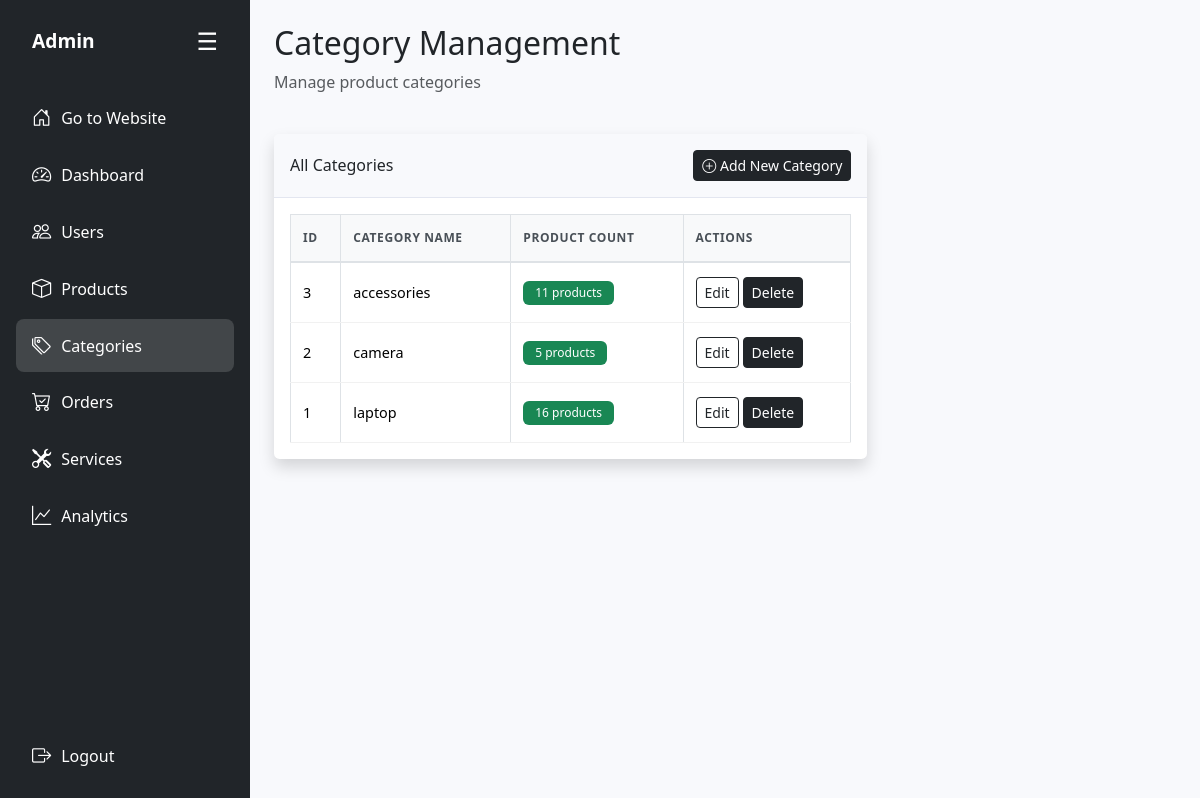
/admin/modules/categories.php (signed in), run on the app's committed database.
### tables this page shows
CREATE TABLE `product_category` (
  `id` int(11) NOT NULL,
  `category_name` varchar(100) NOT NULL
);

### admin/modules/categories.php (the view, shortened to what this page needs)
<?php
require_once '../includes/admin-layout.php';
$action = $_POST['action'] ?? $_GET['action'] ?? 'list';
?>
<div class="row mb-4">
    <div class="col-12">
        <h2>Category Management</h2>
        <p class="text-muted">Manage product categories</p>
    </div>
</div>
<?php if ($action == 'add'): ?>
<div class="row">
    <div class="col-lg-6">
        <div class="card shadow">
            <div class="card-header">
                <h6 class="m-0 font-weight-bold text-dark">Add New Category</h6>
            </div>
            <div class="card-body">
                <form method="POST" action="categories.php?action=add">
                    <div class="mb-3">
                        <label>Category Name</label>
                        <input type="text" class="form-control" name="category_name" required>
                    </div>
                    <button type="submit" class="btn btn-primary">Add Category</button>
                    <button type="button" onclick="location.href='categories.php'" class="btn btn-secondary">Cancel</button>
                </form>
            </div>
        </div>
    </div>
</div>
<?php else: ?>
<div class="row">
    <div class="col-lg-8">
        <div class="card shadow">
            <div class="card-header py-3 d-flex flex-row align-items-center justify-content-between">
                <h6 class="m-0 font-weight-bold text-dark">All Categories</h6>
                <a href="categories.php?action=add" class="btn btn-dark btn-sm">
                    <i class="bi bi-plus-circle"></i> Add New Category
                </a>
            </div>
            <div class="card-body">
                <div class="table-responsive">
                    <table class="table table-bordered" id="categoriesTable">
                        <thead>
                            <tr>
                                <th>ID</th>
                                <th>Category Name</th>
                                <th>Product Count</th>
                                <th>Actions</th>
                            </tr>
                        </thead>
                        <tbody>
                            <?php
                            try {
                                $stmt = $conn->prepare("
                                    SELECT pc.*, COUNT(p.id) as product_count
                                    FROM product_category pc
                                    LEFT JOIN product p ON pc.id = p.category_id
                                    GROUP BY pc.id
                                    ORDER BY pc.id DESC
                                ");
                                $stmt->execute();
                                while ($category = $stmt->fetch(PDO::FETCH_ASSOC)) {
                                    echo "<tr>";
                                    echo "<td>{$category['id']}</td>";
                                    echo "<td>{$category['category_name']}</td>";
                                    echo "<td><span class='badge bg-success'>{$category['product_count']} products</span></td>";
                                    echo "<td>";
                                    echo "<a href='categories.php?action=edit&id={$category['id']}' class='btn btn-sm btn-outline-dark me-1'>Edit</a>";
                                    echo "<a href='categories.php?action=delete&id={$category['id']}' class='btn btn-sm btn-dark' onclick='return confirm(\"Are you sure you want to delete this category?\")'>Delete</a>";
                                    echo "</td>";
                                    echo "</tr>";
                                }
                            } catch (Exception $e) {
                                echo "<tr><td colspan='4' class='text-center text-danger'>Error loading categories: {$e->getMessage()}</td></tr>";
                            }
                            ?>
                        </tbody>
                    </table>
                </div>
            </div>
        </div>
    </div>
</div>
<?php endif; ?>
<?php require_once '../includes/admin-layout-footer.php'; ?>

### asset/admin-style.css (style rules this page uses)
body { min-height: 100vh; margin: 0; font-family: 'Segoe UI', Tahoma, Geneva, Verdana, sans-serif; }
.card { box-shadow: 0 0.15rem 1.75rem 0 rgba(58, 59, 69, 0.15); border: none; border-radius: 0.35rem; }
.card-header { background-color: #f8f9fc; border-bottom: 1px solid #e3e6f0; }
.table { margin-bottom: 0; color: #212529; font-size: 0.875rem; }
.table th { background-color: #f8f9fa; border-top: none; font-weight: 600; color: #495057; border-bottom: 2px solid #e9ecef; padding: 0.75rem 0.5rem; text-transform: uppercase; letter-spacing: 0.05em; white-space: nowrap; vertical-align: middle; }
.table td { border-top: 1px solid #e9ecef; padding: 0.75rem 0.5rem; vertical-align: middle; border-bottom: 1px solid #f1f1f1; }
.badge { font-size: 0.75rem; font-weight: 500; padding: 0.375rem 0.75rem; }
.table { font-size: 0.875rem; margin-bottom: 0; }
.table th { font-weight: 600; text-transform: uppercase; font-size: 0.75rem; letter-spacing: 0.05em; border-bottom: 2px solid #dee2e6; padding: 0.75rem 0.5rem; white-space: nowrap; vertical-align: middle; }
.table td { padding: 0.75rem 0.5rem; vertical-align: middle; border-bottom: 1px solid #f1f1f1; }
.badge { font-weight: 500; font-size: 0.75rem; padding: 0.375rem 0.75rem; }
@media (min-width: 768px) { .table th, .table td { padding: 0.75rem 0.5rem; } }
@media (min-width: 1200px) { .table { font-size: 0.9rem; } }
@media (min-width: 1200px) { .table th, .table td { padding: 0.875rem 0.75rem; } }

### data on the page
product_category: id "3", category_name "accessories", product_count "11"
product_category: id "2", category_name "camera", product_count "5"
product_category: id "1", category_name "laptop", product_count "16"
